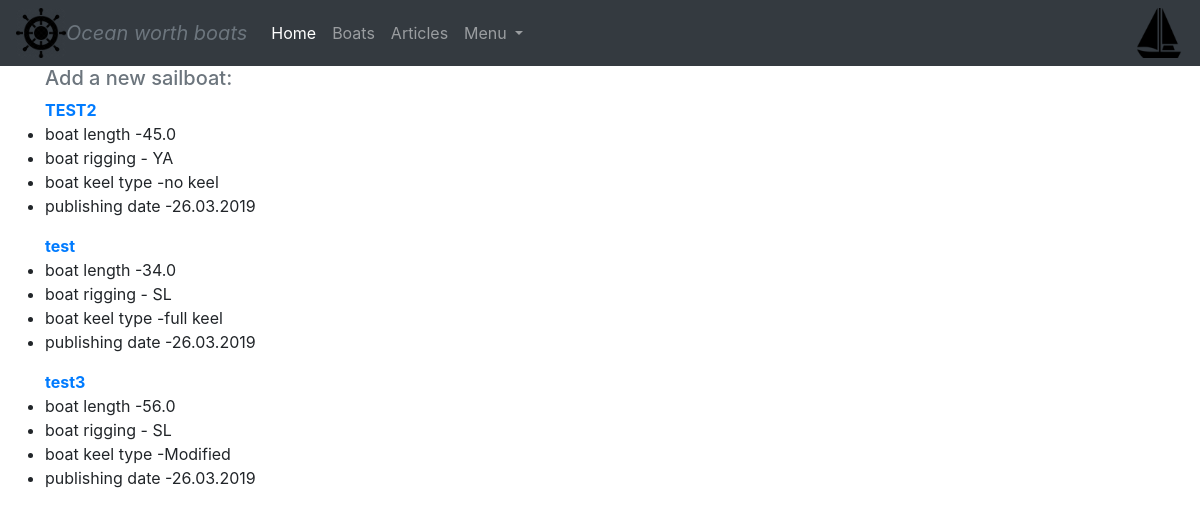
Before: /boats/ with the older database file.
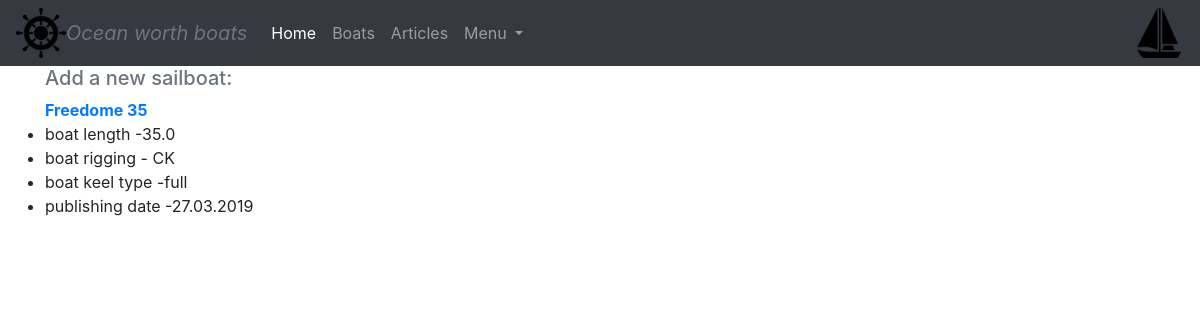
After: the same page with the newer database file.
### boats/models.py (models this page shows, shortened)
class BoatModel(models.Model):
    SLOOP = "SL"
    KETCH = "KE"
    YAWL = "YA"
    CAT_KETCH = "CK"
    CHOICES = (
        (SLOOP, "Sloop"),
        (KETCH, "Ketch"),
        (YAWL, "Yawl"),
        (CAT_KETCH, "Cat Ketch"),
    )
    boat_name = models.CharField(max_length=50, unique=True, db_index=True, verbose_name="Boat model", help_text="Please input boat model")
    boat_length = models.FloatField(null=False, blank=False, verbose_name="Boat water-line length", help_text="Please input boat water-line length", )
    boat_description = models.TextField(blank=True, verbose_name="Boat description", help_text="Please describe the boat")
    boat_mast_type = models.CharField(max_length=10, choices=CHOICES, default=SLOOP, verbose_name="Boat rigging type", help_text="Please input boat rigging type")
    boat_price = models.PositiveSmallIntegerField(verbose_name="price of the boat", help_text="Please input boat price", )
    boat_country_of_origin = models.CharField(max_length=20, verbose_name="Boat country of origin", help_text="Please specify boat's country of origin")
    boat_sailboatdata_link = models.URLField(max_length=100, blank=True, verbose_name="URL to Sailboatdata", help_text="Please type in URL to Sailboatdata page for this boat")
    boat_keel_type = models.CharField(max_length=50, verbose_name="Boat keel type", help_text="Please specify boat's keel type")
    boat_publish_date = models.DateTimeField(auto_now_add=True)
    boat_primary_photo = models.ImageField(upload_to="photos/", blank=False, verbose_name='Boat primary photo', help_text="Please attach a primary photo of the boat")
    class Meta:
        verbose_name = "Boats primary data"
        verbose_name_plural = "Boats primary data"
        ordering = ["boat_name"]

### boats/views.py (the view)
# urls.py: path("boats/", boat_view, name="boats"),
def boat_view(request):
    boats = BoatModel.objects.all()
    images = BoatImage.objects.all()
    context = {"boats": boats, "images": images}
    return render(request, "boats.html", context)

### templates/boats.html (shortened to what this page needs)
{% extends 'base.html' %}
{% load bootstrap4 %}
{% block content %}
    <div class="container ">
    <h5><a class="text-muted  " href="{% url "boats:boat_create" %}">Add a new sailboat:</a></h5>
    </div>
    {% for boat in boats %}
        <div class="container ">
            <strong><a href="{% url "boats:boat_detail" boat.pk %}">{{ boat.boat_name }}</a> </strong><br>
            <div class="row">
            <ul class = "col-md-auto" >
                <li> boat length -{{ boat.boat_length }}</li>
                <li>boat rigging - {{ boat.boat_mast_type }}</li>
                <li> boat keel type -{{ boat.boat_keel_type }}</li>
                <li>publishing date -{{ boat.boat_publish_date|date:"SHORT_DATE_FORMAT"}}</li>
                </ul>
        </div>
        </div>
    {%  endfor %}
{% endblock content%}

Changed rows visible on the page:
removed BoatModel: boat_name "TEST2", boat_length "45.0", boat_mast_type "YA", boat_keel_type "no keel", boat_publish_date "26.03.2019"
removed BoatModel: boat_name "test3", boat_length "56.0", boat_mast_type "SL", boat_keel_type "Modified", boat_publish_date "26.03.2019"
changed BoatModel: boat_name "test" → "Freedome 35"; boat_length "34.0" → "35.0"; boat_mast_type "SL" → "CK"; boat_keel_type "full keel" → "full"; boat_publish_date "26.03.2019" → "27.03.2019"
